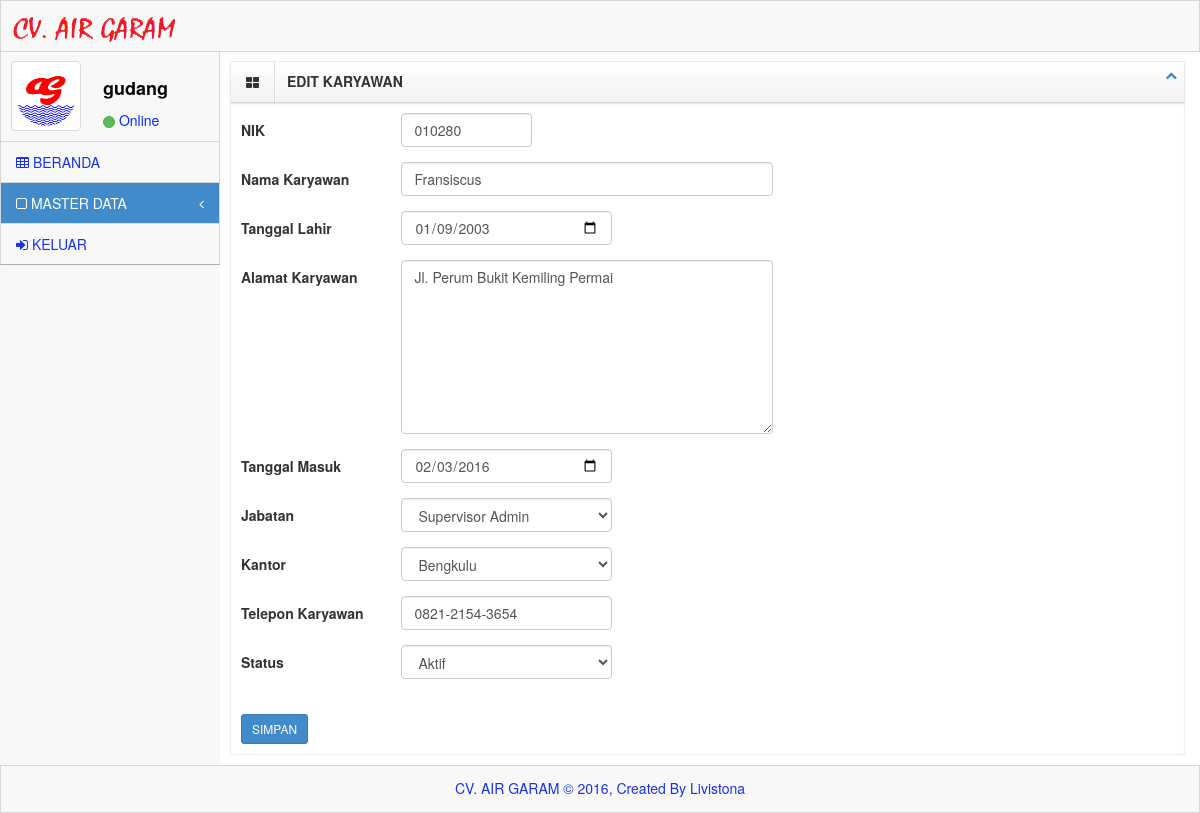
Page /system/index.php?menu=master&sub_menu=karyawan_edit&id=010280 (signed in) on the committed database.
### tables this page shows
CREATE TABLE IF NOT EXISTS `karyawan` (
  `nik` varchar(10) NOT NULL,
  `nama_karyawan` varchar(50) NOT NULL,
  `tgl_lahir` date NOT NULL,
  `alamat_karyawan` text NOT NULL,
  `tgl_masuk` date NOT NULL,
  `jabatan` varchar(50) NOT NULL,
  `id_kantor` int(10) NOT NULL,
  `telpon_karyawan` varchar(15) DEFAULT NULL,
  `status_karyawan` enum('Aktif','Tidak Aktif') NOT NULL,
  PRIMARY KEY (`nik`),
  KEY `id_kantor` (`id_kantor`)
);

CREATE TABLE IF NOT EXISTS `kantor` (
  `id_kantor` int(10) NOT NULL AUTO_INCREMENT,
  `kode_kantor` varchar(10) DEFAULT NULL,
  `nama_kantor` varchar(50) NOT NULL,
  `alamat_kantor` text NOT NULL,
  `telpon_kantor` varchar(15) NOT NULL,
  PRIMARY KEY (`id_kantor`)
);

### system/menu/karyawan_edit.php (the view, shortened to what this page needs)
<div id="content">
	<div class="inner" style="min-height: 700px;">
		<div class="row">
            <div class="col-lg-12">
                <div class="box">
				<header>
                    <div class="icons"><i class="icon-th-large"></i></div>
                        <h5>EDIT KARYAWAN</h5>
                    <div class="toolbar">
                    <ul class="nav">
                        <li>
                        <div class="btn-group">
                            <a class="accordion-toggle btn btn-xs minimize-box" data-toggle="collapse" href="#collapseOne">
                                <i class="icon-chevron-up"></i>
                            </a>
                        </div>
                        </li>
                    </ul>
                    </div>
				</header>
                <div id="collapseOne" class="accordion-body collapse in body">
                    <form action="" class="form-horizontal" method="POST" id="block-validate">
					<?php
					$nik	= $_GET['id'];
					$cek_karyawan	= mysql_query("SELECT a.nik, a.nama_karyawan, a.tgl_lahir, a.alamat_karyawan, a.tgl_masuk, a.jabatan, a.id_kantor, b.nama_kantor, a.telpon_karyawan, a.status_karyawan
										FROM karyawan a, kantor b where a.id_kantor=b.id_kantor and a.nik='$nik'");
					$hasil_karyawan = mysql_fetch_array($cek_karyawan);
					?>
						 <div class="form-group">
                            <label class="control-label col-lg-2">NIK</label>
                            <div class="col-lg-2">
                                <input type="text" name="nik" class="form-control" value="<?php echo $hasil_karyawan['nik'];?>" />
                            </div>
                        </div>
                        <div class="form-group">
                            <label class="control-label col-lg-2">Nama Karyawan</label>
                            <div class="col-lg-5">
                                <input type="text" name="nama" class="form-control" value="<?php echo $hasil_karyawan['nama_karyawan'];?>"/>
                            </div>
                        </div>
                        <div class="form-group">
                            <label class="control-label col-lg-2">Tanggal Lahir</label>
                            <div class="col-lg-3">
                                 <input type="date" id="date2" name="tgl_lahir" class="form-control" value="<?php echo $hasil_karyawan['tgl_lahir'];?>" />
                            </div>
						</div>
						 <div class="form-group">
                            <label class="control-label col-lg-2">Alamat Karyawan</label>
                            <div class="col-lg-5">
                                <textarea name="alamat" class="form-control" rows="8"><?php echo $hasil_karyawan['alamat_karyawan'];?></textarea>
                            </div>
						</div>
                        <div class="form-group">
                            <label class="control-label col-lg-2">Tanggal Masuk</label>
                            <div class="col-lg-3">
                               <input type="date" id="date2" name="tgl_masuk" class="form-control" value="<?php echo $hasil_karyawan['tgl_masuk'];?>" />
                            </div>
                        </div>
						 <div class="form-group">
                            <label class="control-label col-lg-2">Jabatan</label>
                            <div class="col-lg-3">
								<select name="jabatan" id="sport" class="form-control">
									<option value="<?php echo $hasil_karyawan['jabatan'];?>"><?php echo $hasil_karyawan['jabatan'];?></option>
								</select>
                            </div>
                        </div>
						 <div class="form-group">
                            <label class="control-label col-lg-2">Kantor</label>
                            <div class="col-lg-3">
								<select name="kantor" id="sport" class="form-control">
									<option value="<?php echo $hasil_karyawan['id_kantor'];?>"><?php echo $hasil_karyawan['nama_kantor'];?></option>
								</select>
                            </div>
                        </div>
						 <div class="form-group">
                            <label class="control-label col-lg-2">Telepon Karyawan</label>
                            <div class="col-lg-3">
                                <input type="text" name="telepon" class="form-control" value="<?php echo $hasil_karyawan['telpon_karyawan'];?>" />
                            </div>
                        </div>
						<div class="form-group">
                            <label class="control-label col-lg-2">Status</label>
                            <div class="col-lg-3">
								<select name="status" id="sport" class="form-control">
									<option value="<?php echo $hasil_karyawan['status_karyawan'];?>"><?php echo $hasil_karyawan['status_karyawan'];?></option>
								</select>
                            </div>
                        </div>
						<br>
                        <div class="form-actions no-margin-bottom" style="text-align:left;">
                            <input type="submit" value="SIMPAN" name="simpan" class="btn btn-primary btn-sm" />
                        </div>
					</form>
                </div>
                </div>
            </div>
        </div>
	</div>
</div>
</div>

### system/assets/css/main.css (style rules this page uses)
@media (min-width: 768px) { html, body { height: 100%; } }
body.padTop53 { padding-top: 75px; overflow: visible; }
@media (min-width: 802px) { body.padTop53 { padding-top: 51px; } }
@media (min-width: 768px) { #content { margin-left: 100px; } }
@media (min-width: 992px) { #content { margin-left: 220px; } }
#content { -webkit-transition: margin 0.4s; transition: margin 0.4s; }
.inner { position: relative; min-height: 1px; padding-right: 15px; padding-left: 10px; background: #fff; border: 0px solid #e4e4e4; min-height:1200px; }
@media (min-width: 768px) { .inner { float: left; width: 100%; } }
.inner .row { margin-right: -15px; margin-left: -15px; }
.box { position: relative; display: block; margin: 10px auto; border: 1px solid #efefef; }
.box header { background-repeat: repeat-x; border-bottom: 1px solid #d4d4d4; -webkit-box-shadow: 0 1px 4px rgba(0, 0, 0, 0.065); box-shadow: 0 1px 4px rgba(0, 0, 0, 0.065); background-image: linear-gradient(to bottom, #ffffff 0%, #f2f2f2 100%); }
.box header:before, .box header:after { display: table; content: " "; }
.box header:after { clear: both; }
.box header .icons, .box header h5, .box header .toolbar { position: relative; display: block; float: left; min-height: 1px; padding: 0; margin: 0; }
.box header .icons { padding: 10px 15px; border-right: 1px solid #ddd; -webkit-box-shadow: 1px 0px 0px #ffffff; box-shadow: 1px 0px 0px #ffffff; }
.box header h5 { padding: 12px; font-weight: bold; }
.box header .toolbar { display: inline-table; float: right; }
.box header .toolbar .nav { margin: 1px 1px 0 0; }
.box header .toolbar .nav > li { display: inline-block; }
.box .body { padding: 10px; -webkit-box-shadow: inset 0 1px 1px rgba(0, 0, 0, 0.05); box-shadow: inset 0 1px 1px rgba(0, 0, 0, 0.05); }

### system/assets/css/MoneAdmin.css (style rules this page uses)
body { background-color: #f8f8f8; }

### rows in the picture
karyawan: nik "010280", nama "Fransiscus", tgl_lahir "01/09/2003", alamat "Jl. Perum Bukit Kemiling Permai", tgl_masuk "02/03/2016", jabatan "Supervisor Admin", kantor "Bengkulu", telepon "0821-2154-3654", status "Aktif"

### other values in the picture
$_SESSION['username'] "gudang"
